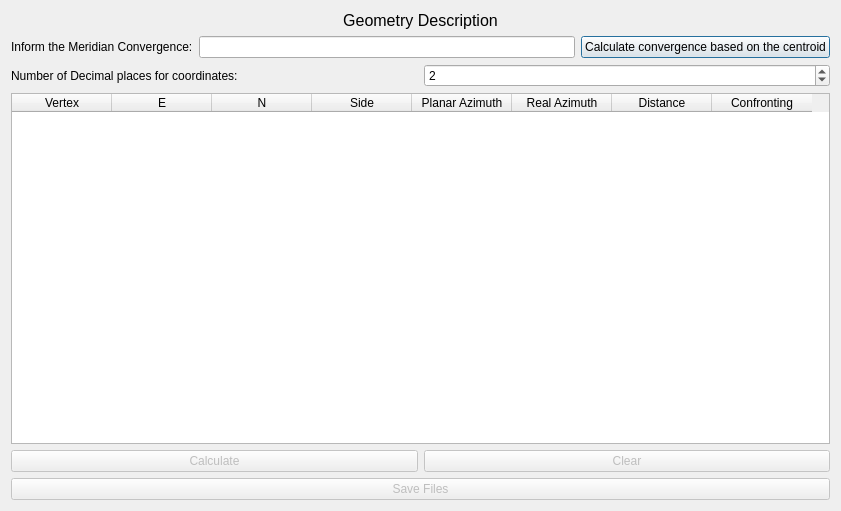
<?xml version="1.0" encoding="UTF-8"?>
<ui version="4.0">
 <class>Dialog</class>
 <widget class="QDialog" name="Dialog">
  <property name="geometry">
   <rect>
    <x>0</x>
    <y>0</y>
    <width>841</width>
    <height>511</height>
   </rect>
  </property>
  <property name="windowTitle">
   <string>Azimuths and Distances</string>
  </property>
  <layout class="QGridLayout" name="gridLayout">
   <item row="1" column="0">
    <layout class="QHBoxLayout" name="horizontalLayout_3">
     <item>
      <layout class="QHBoxLayout" name="horizontalLayout">
       <item>
        <widget class="QLabel" name="label_2">
         <property name="text">
          <string>Inform the Meridian Convergence:</string>
         </property>
        </widget>
       </item>
       <item>
        <widget class="QLineEdit" name="lineEdit">
         <property name="toolTip">
          <string>Use decimal degrees</string>
         </property>
        </widget>
       </item>
      </layout>
     </item>
     <item>
      <widget class="QPushButton" name="convergenceButton">
       <property name="enabled">
        <bool>true</bool>
       </property>
       <property name="text">
        <string>Calculate convergence based on the centroid</string>
       </property>
      </widget>
     </item>
    </layout>
   </item>
   <item row="5" column="0">
    <widget class="QPushButton" name="saveFilesButton">
     <property name="enabled">
      <bool>false</bool>
     </property>
     <property name="text">
      <string>Save Files</string>
     </property>
    </widget>
   </item>
   <item row="4" column="0">
    <layout class="QHBoxLayout" name="horizontalLayout_2">
     <item>
      <widget class="QPushButton" name="calculateButton">
       <property name="enabled">
        <bool>false</bool>
       </property>
       <property name="text">
        <string>Calculate</string>
       </property>
      </widget>
     </item>
     <item>
      <widget class="QPushButton" name="clearButton">
       <property name="enabled">
        <bool>false</bool>
       </property>
       <property name="text">
        <string>Clear</string>
       </property>
      </widget>
     </item>
    </layout>
   </item>
   <item row="0" column="0">
    <widget class="QLabel" name="label">
     <property name="font">
      <font>
       <pointsize>12</pointsize>
      </font>
     </property>
     <property name="text">
      <string>Geometry Description</string>
     </property>
     <property name="alignment">
      <set>Qt::AlignCenter</set>
     </property>
    </widget>
   </item>
   <item row="2" column="0">
    <layout class="QHBoxLayout" name="horizontalLayout_4">
     <item>
      <widget class="QLabel" name="label_3">
       <property name="text">
        <string>Number of Decimal places for coordinates:</string>
       </property>
      </widget>
     </item>
     <item>
      <widget class="QSpinBox" name="spinBox">
       <property name="maximum">
        <number>10</number>
       </property>
       <property name="value">
        <number>2</number>
       </property>
      </widget>
     </item>
    </layout>
   </item>
   <item row="3" column="0">
    <widget class="QTableWidget" name="tableWidget">
     <column>
      <property name="text">
       <string>Vertex</string>
      </property>
     </column>
     <column>
      <property name="text">
       <string>E</string>
      </property>
     </column>
     <column>
      <property name="text">
       <string>N</string>
      </property>
     </column>
     <column>
      <property name="text">
       <string>Side</string>
      </property>
     </column>
     <column>
      <property name="text">
       <string>Planar Azimuth</string>
      </property>
     </column>
     <column>
      <property name="text">
       <string>Real Azimuth</string>
      </property>
     </column>
     <column>
      <property name="text">
       <string>Distance</string>
      </property>
     </column>
     <column>
      <property name="text">
       <string>Confronting</string>
      </property>
     </column>
    </widget>
   </item>
  </layout>
 </widget>
 <resources/>
 <connections/>
</ui>
